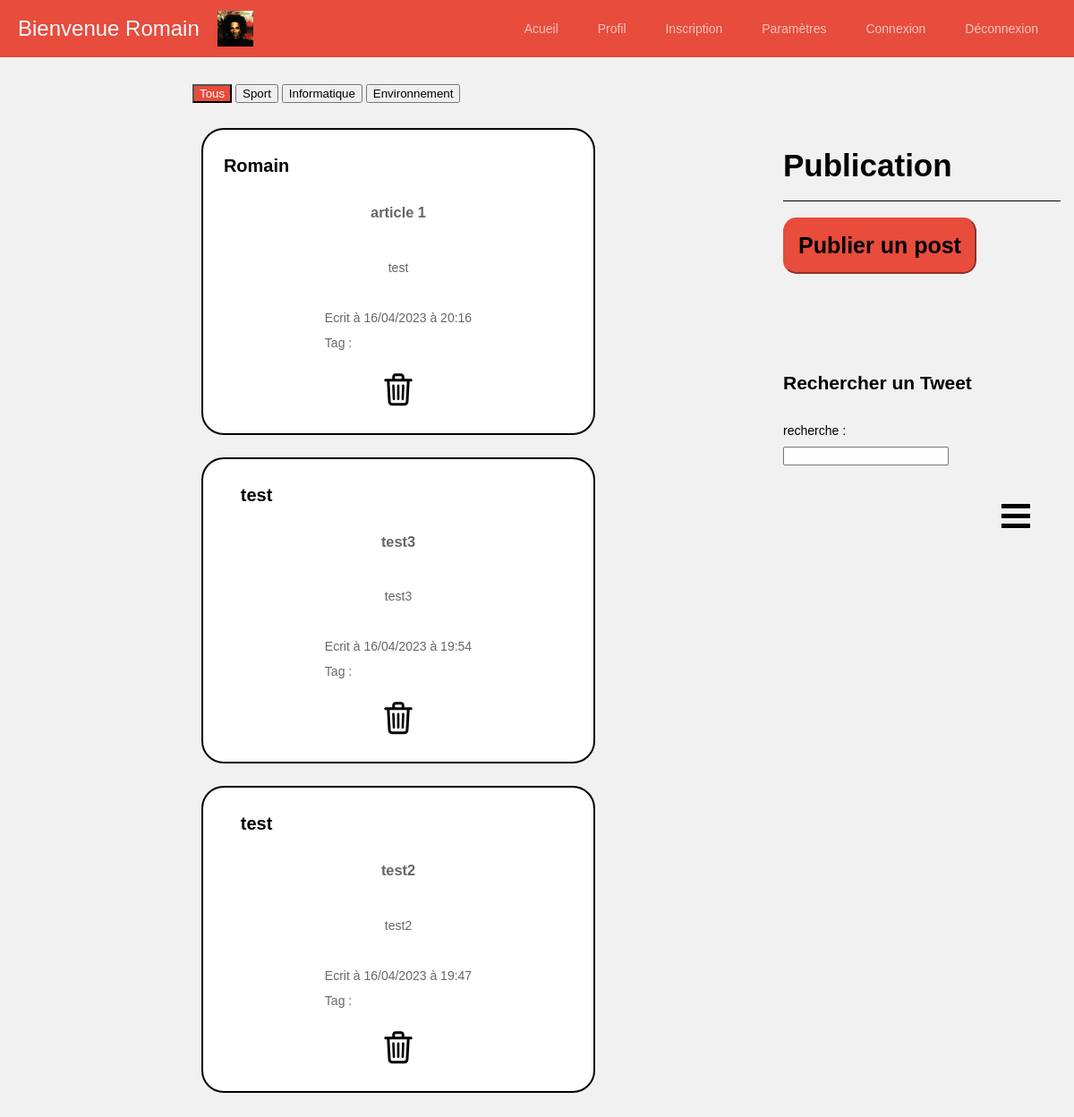
/index.php (signed in), run on an earlier commit of the app's database.
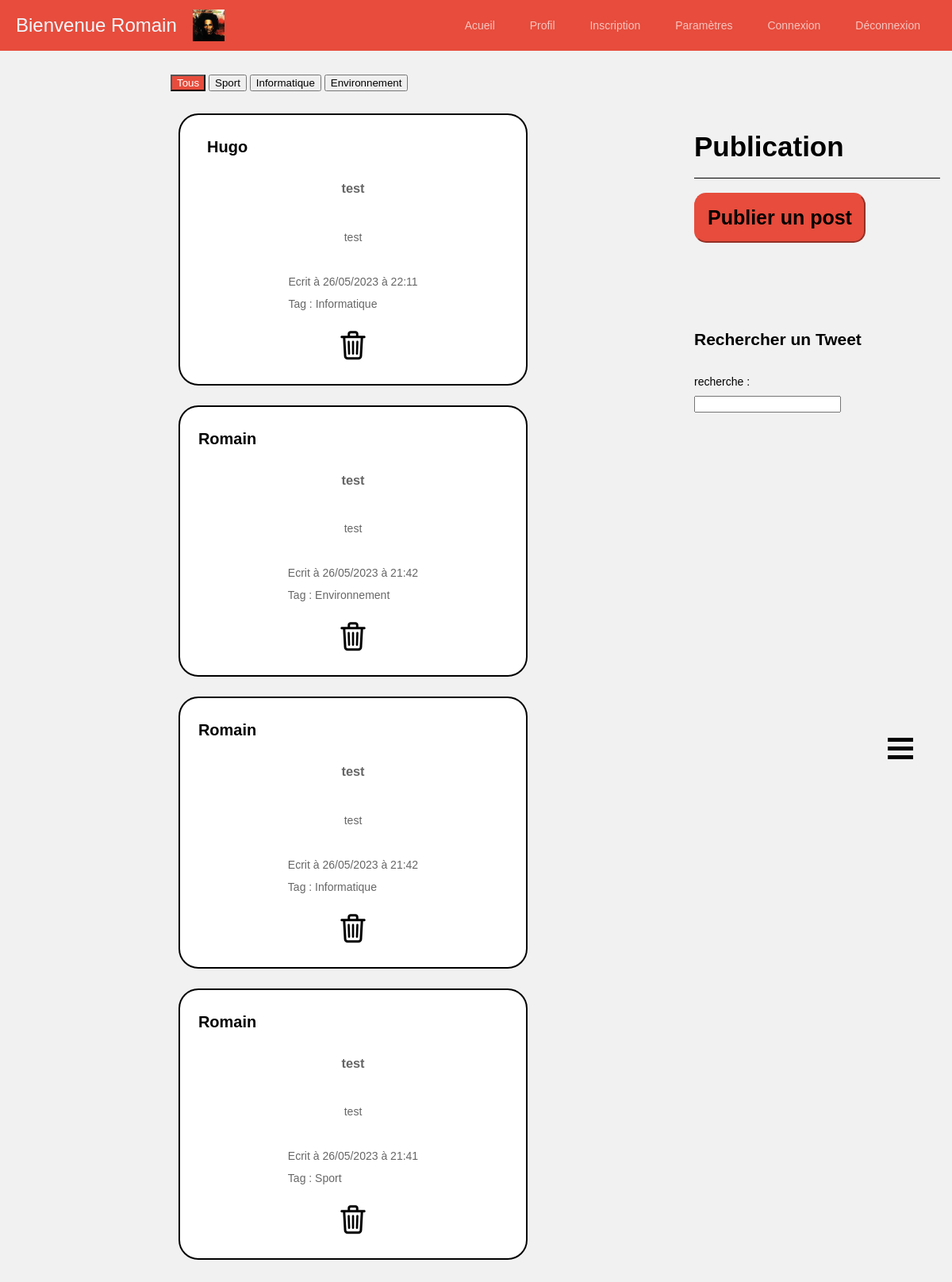
And on a later commit of the database.
### tables this page shows
CREATE TABLE `articles` (
  `id` int NOT NULL,
  `titre` varchar(140) NOT NULL,
  `contenu` text NOT NULL,
  `pseudo` varchar(55) DEFAULT NULL,
  `date` datetime NOT NULL,
  `tag` varchar(20) DEFAULT NULL
);

### index.php (the view, shortened to what this page needs)
<?php
require_once 'pages/database.php';
$request = $database->prepare("SELECT * FROM articles ORDER BY date DESC");
$request->execute();
$articles = $request->fetchAll(PDO::FETCH_ASSOC);
?>
<!DOCTYPE html>
<html lang="en">
<head>
    <link rel="stylesheet" href="css/style.css">
    <link rel="stylesheet" href="css/anim.css">
    <link rel="stylesheet" href="css/popup.css">
</head>
<body>
    <header class="navbar">
        <a href="#" class="navbar-logo" style="display: flex;align-items: center;">
            <p>Bienvenue
                <?php echo $_SESSION['pseudo'] ?>
            </p>
            <img style="margin-left:20px;" src="<?php echo $_SESSION['avatar'] ?>" width="40px">
        </a>
        <nav class="navbar-nav">
            <a href="#">Acueil</a>
            <a href="#">Profil</a>
            <a href="pages/inscription.php">Inscription</a>
            <a href="#">Paramètres</a>
            <a href="pages/connexion.php">Connexion</a>
            <a href="pages/deconnexion.php">Déconnexion</a>
        </nav>
    </header>
    <div id="menu-burger">
        <div class="bar1"></div>
        <div class="bar2"></div>
        <div class="bar3"></div>
    </div>
    <div class="container site">
        <main class="main">
            <article class="card">
                <header class="card-header card-header-avatar">
                </header>
                <div id="filters">
                    <button class="filter-button active" data-filter="all">Tous</button>
                    <button class="filter-button" data-filter="Sport">Sport</button>
                    <button class="filter-button" data-filter="Informatique">Informatique</button>
                    <button class="filter-button" data-filter="Environnement">Environnement</button>
                </div>
                <div id="articles" class="card-body">
                    <?php foreach ($articles as $article): ?>
                        <div class="article" data-tags="<?php echo $article['tag'] ?>">
                            <div class="publication">
                                <div class="left">
                                    <?php echo $article['pseudo'] ?>
                                </div>
                                <h3>
                                    <?php echo $article['titre'] ?>
                                </h3>
                                <p>
                                    <?php echo $article['contenu'] ?>
                                </p>
                                <p>
                                    <?php echo "Ecrit à " . date("d/m/Y", strtotime($article['date'])) .
                                        " à " . date("H:i", strtotime($article['date'])) . " <br>Tag : " . $article['tag'] ?>
                                </p>
                                <button class="toggle-panel"><img src="img/icons8-poubelle.svg" alt=""></button>
                            </div>
                        </div>
                    <?php endforeach; ?>
                </div>
            </article>
        </main>
        <aside class="aside">
            <article class="card">
                <header class="card-header card-header-avatar">
                </header>
                <div class="card-body">
                </div>
            </article>
            <div class="sidebar-title">Publication</div>
            <div class="friends-list">
                <button id="openModalBtn">Publier un post</button>
            </div>
            <br><br><br>
            <h2 style="color:black;">Rechercher un Tweet</h2>
            <form action="" method="GET">
                <label for="recherche" style="color:black;">recherche :</label>
                <br>
                <input type="text" name="recherche" id="recherche">
                <br>
            </form>
        </aside>
    </div>
</body>
</html>

### css/style.css (style rules this page uses)
*, *::before, *::after { box-sizing: border-box; }
.toggle-panel { background-color: white; border: white; }
.publication { background-color: white; border-radius: 25px; padding: 20px; margin-bottom: 25px; margin-top: 25px; display: flex; align-items: center; flex-direction: column; border: 2px solid black; }
body { background: #f1f1f1; font-family: sans-serif; font-size: 14px; color: rgba(0, 0, 0, 0.6); margin: 0; line-height: 2; margin-top: 70px; }
a { color: inherit; }
.navbar { background: #e74c3c; color: aliceblue; position: fixed; width: 100%; top: 0; left: 0; z-index: 9999; }
.navbar a { text-decoration: none; }
.navbar-logo { display:block; text-align: center; font-size: 24px; padding: 11px 0; }
.navbar-nav { text-align: center; padding-bottom: 16px; }
.navbar-nav a { display: inline-block; margin:0 12px; color: rgba(255, 255, 255, 0.67); transition: color 0.3s; }
.container { padding: 0px 15px; max-width: 1250px; margin-right: auto; margin-left: auto; }
.site { margin-top: 20px; margin-bottom: 20px; }
.card:last-child { margin-bottom: 0; }
.card-header { padding: 10px; position: relative; }
.card-header-avatar { padding-left: 65px; }
.card-body { padding: 0 10px 30px 10px; }
.sidebar-title { margin-top: 30px; margin-bottom: 18px; color: black; font-size: 35px; font-weight: bold; }
.sidebar-title::after { content: ''; display: block; height: 1px; width: 100%; margin-top: 4px; background: black; }
.left { padding-right:80%; font-weight: bold; font-size: 20px; color: black; }
@media only screen and (min-width:500px) { .navbar { display: flex; justify-content:space-between; align-items: center; height: 64px; padding: 0 20px; } }
@media only screen and (min-width:500px) { .navbar-logo, .navbar-nav { padding: 0; } }
@media only screen and (min-width:500px) { .navbar-nav a { margin: 0 20px; } }
@media only screen and (min-width:950px) { .site { display: flex; } }
@media only screen and (min-width:950px) { .main { width: 100%; margin-left: 200px; margin-right: 200px; } }
@media only screen and (min-width:950px) { .aside { flex: none; width: 310px; } }
.filter-button.active { background-color: #e74c3c; color: white; }

### css/anim.css (style rules this page uses)
#menu-burger { position: fixed; z-index: 999999; bottom: 700px; right: 3.5em; display: inline-block; cursor: pointer; transition: opacity 0.5s; }
#menu-burger .bar1, #menu-burger .bar2, #menu-burger .bar3 { width: 32px; height: 5px; background-color: #000; margin: 6px 0; transition: transform 0.4s; }

### css/popup.css (style rules this page uses)
button#openModalBtn { border-color: #e74c3c; background-color: #e74c3c; border-radius: 15px; color: rgb(0, 0, 0); font-weight: bold; font-size: 25px; padding: 15px; display: flex; justify-content: center; }

What changed in the data, as far as the page shows it:
removed articles: pseudo "Romain", titre "article 1", contenu "test", date "16/04/2023", date "20:16"
removed articles: pseudo "test", titre "test3", contenu "test3", date "16/04/2023", date "19:54"
removed articles: pseudo "test", titre "test2", contenu "test2", date "16/04/2023", date "19:47"
added articles: pseudo "Hugo", titre "test", contenu "test", date "26/05/2023", date "22:11", tag "Informatique"
added articles: pseudo "Romain", titre "test", contenu "test", date "26/05/2023", date "21:42", tag "Environnement"
added articles: pseudo "Romain", titre "test", contenu "test", date "26/05/2023", date "21:42", tag "Informatique"
added articles: pseudo "Romain", titre "test", contenu "test", date "26/05/2023", date "21:41", tag "Sport"
